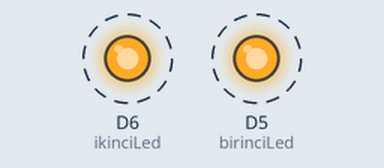
This sketch was run on a simulated ESP8266 (NodeMCU). On the bench: output pins drawn as LEDs (lit = HIGH). Dashed ring = blinking.

Above: at 0.15 s.
Timing chart, 0 to 3.0 s (numbered marks = the images above):
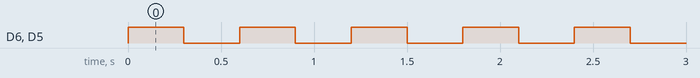

The sketch:

dk0030_ikiLed.ino
```cpp
/* dk0030 çözümleri — öğrenciye gösterilmez. */

// Çözüm 1: İki LED birlikte yanar, sonra birlikte söner.
const int birinciLed = D5;
const int ikinciLed = D6;

void setup() {
  pinMode(birinciLed, OUTPUT);
  pinMode(ikinciLed, OUTPUT);
}

void loop() {
  digitalWrite(birinciLed, HIGH);
  digitalWrite(ikinciLed, HIGH);
  delay(300);
  digitalWrite(birinciLed, LOW);
  digitalWrite(ikinciLed, LOW);
  delay(300);
}

/*
  Çözüm 2: Her iki delay(300) satırı delay(100) olur.
  Çözüm 3: Örneğin birinciLed adı kirmiziLed, ikinciLed adı yesilLed yapılır;
  dört kullanımın tamamı aynı adla değiştirilir.
*/
```

Measured:
- by itself, D6 (ikinciLed), D5 (birinciLed): alternates HIGH for 0.30 s and LOW for 0.30 s
